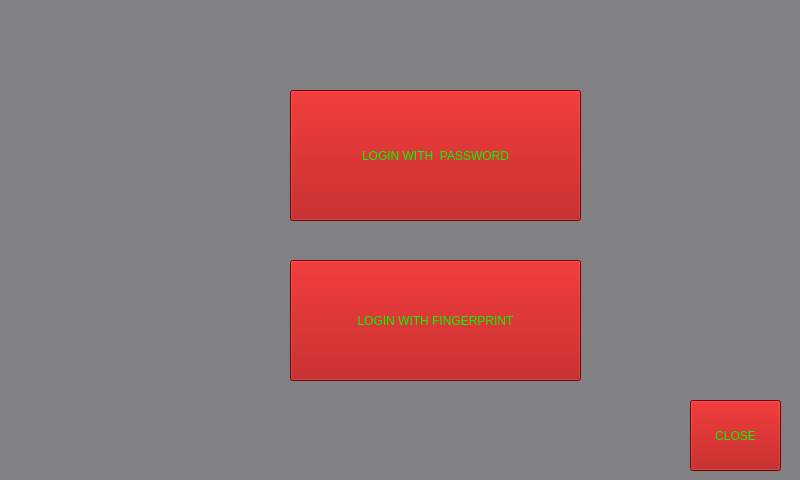
<?xml version="1.0" encoding="UTF-8"?>
<ui version="4.0">
 <class>LoginWindow</class>
 <widget class="QWidget" name="LoginWindow">
  <property name="geometry">
   <rect>
    <x>0</x>
    <y>0</y>
    <width>800</width>
    <height>480</height>
   </rect>
  </property>
  <property name="windowTitle">
   <string>Form</string>
  </property>
  <property name="styleSheet">
   <string notr="true">background-color: rgb(129, 128, 130);
</string>
  </property>
  <widget class="QPushButton" name="pushButton_3">
   <property name="geometry">
    <rect>
     <x>290</x>
     <y>90</y>
     <width>291</width>
     <height>131</height>
    </rect>
   </property>
   <property name="styleSheet">
    <string notr="true">background-color: rgb(170, 0, 0);
color: rgb(0, 255, 0);
font: 16pt &quot;Sans Serif&quot;;</string>
   </property>
   <property name="text">
    <string>LOGIN WITH  PASSWORD</string>
   </property>
  </widget>
  <widget class="QPushButton" name="pushButton_4">
   <property name="geometry">
    <rect>
     <x>290</x>
     <y>260</y>
     <width>291</width>
     <height>121</height>
    </rect>
   </property>
   <property name="styleSheet">
    <string notr="true">background-color: rgb(170, 0, 0);
color: rgb(0, 255, 0);
font: 16pt &quot;Sans Serif&quot;;</string>
   </property>
   <property name="text">
    <string>LOGIN WITH FINGERPRINT</string>
   </property>
  </widget>
  <widget class="QPushButton" name="pushButton_5">
   <property name="geometry">
    <rect>
     <x>690</x>
     <y>400</y>
     <width>91</width>
     <height>71</height>
    </rect>
   </property>
   <property name="styleSheet">
    <string notr="true">background-color: rgb(170, 0, 0);
color: rgb(0, 255, 0);
font: 16pt &quot;Sans Serif&quot;;</string>
   </property>
   <property name="text">
    <string>CLOSE</string>
   </property>
  </widget>
 </widget>
 <resources/>
 <connections/>
</ui>
